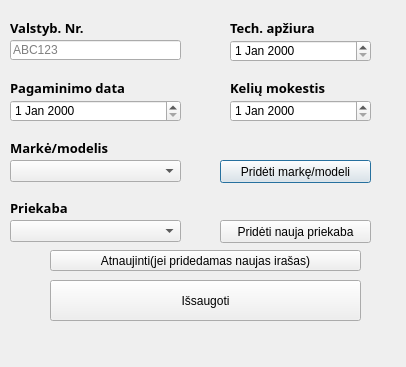
<?xml version="1.0" encoding="UTF-8"?>
<ui version="4.0">
 <class>Dialog</class>
 <widget class="QDialog" name="Dialog">
  <property name="geometry">
   <rect>
    <x>0</x>
    <y>0</y>
    <width>406</width>
    <height>367</height>
   </rect>
  </property>
  <property name="windowTitle">
   <string>Transporto priemonės įrašas</string>
  </property>
  <widget class="QLabel" name="label">
   <property name="geometry">
    <rect>
     <x>10</x>
     <y>20</y>
     <width>101</width>
     <height>16</height>
    </rect>
   </property>
   <property name="font">
    <font>
     <family>Arial Black</family>
     <pointsize>10</pointsize>
     <weight>75</weight>
     <bold>true</bold>
    </font>
   </property>
   <property name="text">
    <string>Valstyb. Nr.</string>
   </property>
  </widget>
  <widget class="QLineEdit" name="val_nr">
   <property name="geometry">
    <rect>
     <x>10</x>
     <y>40</y>
     <width>171</width>
     <height>20</height>
    </rect>
   </property>
   <property name="placeholderText">
    <string notr="true">ABC123</string>
   </property>
   <property name="clearButtonEnabled">
    <bool>true</bool>
   </property>
  </widget>
  <widget class="QLabel" name="label_2">
   <property name="geometry">
    <rect>
     <x>230</x>
     <y>20</y>
     <width>101</width>
     <height>16</height>
    </rect>
   </property>
   <property name="font">
    <font>
     <family>Arial Black</family>
     <pointsize>10</pointsize>
     <weight>75</weight>
     <bold>true</bold>
    </font>
   </property>
   <property name="text">
    <string>Tech. apžiura</string>
   </property>
  </widget>
  <widget class="QDateEdit" name="tech">
   <property name="geometry">
    <rect>
     <x>230</x>
     <y>40</y>
     <width>141</width>
     <height>22</height>
    </rect>
   </property>
  </widget>
  <widget class="QLabel" name="label_3">
   <property name="geometry">
    <rect>
     <x>230</x>
     <y>80</y>
     <width>111</width>
     <height>16</height>
    </rect>
   </property>
   <property name="font">
    <font>
     <family>Arial Black</family>
     <pointsize>10</pointsize>
     <weight>75</weight>
     <bold>true</bold>
    </font>
   </property>
   <property name="text">
    <string>Kelių mokestis</string>
   </property>
  </widget>
  <widget class="QDateEdit" name="kel_mokestis">
   <property name="geometry">
    <rect>
     <x>230</x>
     <y>100</y>
     <width>141</width>
     <height>22</height>
    </rect>
   </property>
  </widget>
  <widget class="QDateEdit" name="pagam_data">
   <property name="geometry">
    <rect>
     <x>10</x>
     <y>100</y>
     <width>171</width>
     <height>22</height>
    </rect>
   </property>
  </widget>
  <widget class="QLabel" name="label_4">
   <property name="geometry">
    <rect>
     <x>10</x>
     <y>80</y>
     <width>131</width>
     <height>16</height>
    </rect>
   </property>
   <property name="font">
    <font>
     <family>Arial Black</family>
     <pointsize>10</pointsize>
     <weight>75</weight>
     <bold>true</bold>
    </font>
   </property>
   <property name="text">
    <string>Pagaminimo data</string>
   </property>
  </widget>
  <widget class="QLabel" name="label_5">
   <property name="geometry">
    <rect>
     <x>10</x>
     <y>140</y>
     <width>131</width>
     <height>16</height>
    </rect>
   </property>
   <property name="font">
    <font>
     <family>Arial Black</family>
     <pointsize>10</pointsize>
     <weight>75</weight>
     <bold>true</bold>
    </font>
   </property>
   <property name="text">
    <string>Markė/modelis</string>
   </property>
  </widget>
  <widget class="QComboBox" name="marke_modelis">
   <property name="geometry">
    <rect>
     <x>10</x>
     <y>160</y>
     <width>171</width>
     <height>22</height>
    </rect>
   </property>
  </widget>
  <widget class="QPushButton" name="pridet_marke">
   <property name="geometry">
    <rect>
     <x>220</x>
     <y>160</y>
     <width>151</width>
     <height>23</height>
    </rect>
   </property>
   <property name="text">
    <string>Pridėti markę/modeli</string>
   </property>
  </widget>
  <widget class="QComboBox" name="priekaba">
   <property name="geometry">
    <rect>
     <x>10</x>
     <y>220</y>
     <width>171</width>
     <height>22</height>
    </rect>
   </property>
  </widget>
  <widget class="QLabel" name="label_6">
   <property name="geometry">
    <rect>
     <x>10</x>
     <y>200</y>
     <width>131</width>
     <height>16</height>
    </rect>
   </property>
   <property name="font">
    <font>
     <family>Arial Black</family>
     <pointsize>10</pointsize>
     <weight>75</weight>
     <bold>true</bold>
    </font>
   </property>
   <property name="text">
    <string>Priekaba</string>
   </property>
  </widget>
  <widget class="QPushButton" name="prid_priekab">
   <property name="geometry">
    <rect>
     <x>220</x>
     <y>220</y>
     <width>151</width>
     <height>23</height>
    </rect>
   </property>
   <property name="text">
    <string>Pridėti nauja priekaba</string>
   </property>
  </widget>
  <widget class="QPushButton" name="issaugot">
   <property name="geometry">
    <rect>
     <x>50</x>
     <y>280</y>
     <width>311</width>
     <height>41</height>
    </rect>
   </property>
   <property name="text">
    <string>Išsaugoti</string>
   </property>
  </widget>
  <widget class="QLabel" name="msg">
   <property name="geometry">
    <rect>
     <x>10</x>
     <y>330</y>
     <width>381</width>
     <height>16</height>
    </rect>
   </property>
   <property name="text">
    <string/>
   </property>
  </widget>
  <widget class="QPushButton" name="refresh">
   <property name="geometry">
    <rect>
     <x>50</x>
     <y>250</y>
     <width>311</width>
     <height>21</height>
    </rect>
   </property>
   <property name="text">
    <string>Atnaujinti(jei pridedamas naujas irašas)</string>
   </property>
  </widget>
 </widget>
 <resources/>
 <connections/>
</ui>
